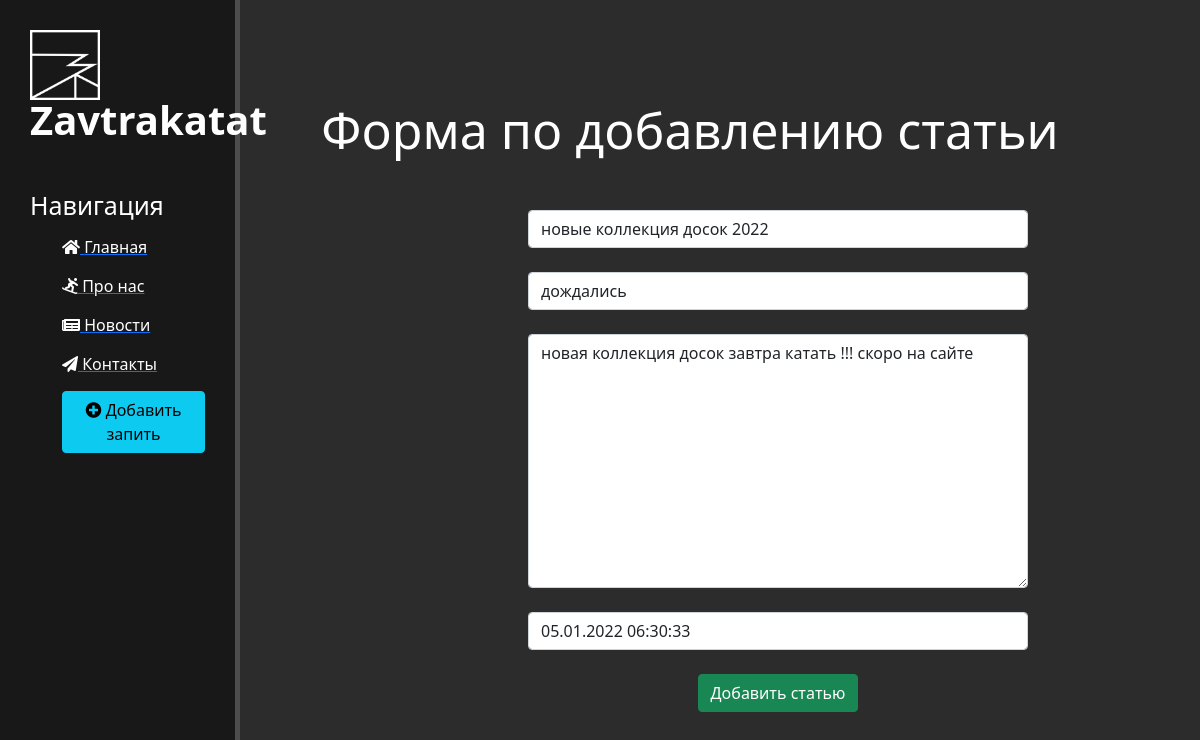
The page /news/2/update on the database its author committed.
### news/models.py (models this page shows, shortened)
class Articles(models.Model):
    title = models.CharField('Название',max_length=50)
    anons = models.CharField('Анонс', max_length=250)
    full_text = models.TextField('Статья')
    date = models.DateTimeField('Дата публикации')
    class Meta:
        verbose_name = 'Новость'
        verbose_name_plural = 'Новости'

### news/views.py (the view)
# urls.py: path('<int:pk>/update',views.NewsUpdateView.as_view(),name='news-update'),
class NewsUpdateView(UpdateView):
    model = Articles
    template_name = 'news/create.html'
    form_class = ArticlesForm

### news/forms.py
class ArticlesForm(ModelForm):
    class Meta:
        model = Articles
        fields = ['title','anons','full_text','date']
        widgets = {
            'title':TextInput(attrs={
                'class': 'form-control',
                'placeholder': 'Название статьи',
            }),
            'anons': TextInput(attrs={
                'class': 'form-control',
                'placeholder': 'Анонс статьи',
            }),
            'date': DateTimeInput(attrs={
                'class': 'form-control',
                'placeholder': 'Дата публикации',
            }),
            'full_text': Textarea(attrs={
                'class': 'form-control',
                'placeholder': 'Текст статьи',
            }),
        }

### news/templates/news/create.html (shortened to what this page needs)
{% extends 'webapp/layout.html' %}
{% block content %}
    <div class="features">
        <h1>Форма по добавлению статьи</h1>
        <form method="post">
            {{ form.title }}<br>
            {{ form.anons }}<br>
            {{ form.full_text }}<br>
            {{ form.date }}<br>
            <button class="btn btn-success" type="submit">Добавить статью</button>
        </form>
    </div>
{% endblock %}

### webapp/static/webapp/css/main.css (style rules this page uses)
body { background: #2c2c2c; }
main .features { float: left; color: #fff; margin-top: 100px; text-align: center; width: 75%; }
main .features h1 { font-size: 50px }
form { margin-left: 32%; width: 500px; margin-top: 50px; }

### rows shown on the page
Articles: title "новые коллекция досок 2022", anons "дождались", full_text "новая коллекция досок завтра катать !!! скоро на сайте", date "05.01.2022 06:30:33"
